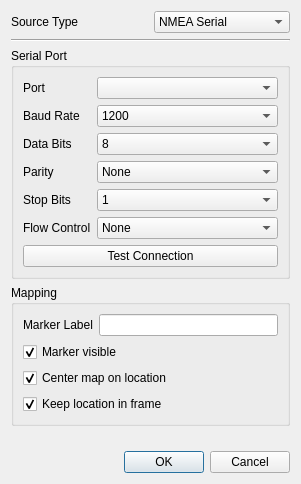
<?xml version="1.0" encoding="UTF-8"?>
<ui version="4.0">
 <class>GpsSourceDialog</class>
 <widget class="QDialog" name="GpsSourceDialog">
  <property name="geometry">
   <rect>
    <x>0</x>
    <y>0</y>
    <width>301</width>
    <height>484</height>
   </rect>
  </property>
  <property name="sizePolicy">
   <sizepolicy hsizetype="Preferred" vsizetype="Preferred">
    <horstretch>0</horstretch>
    <verstretch>0</verstretch>
   </sizepolicy>
  </property>
  <property name="windowTitle">
   <string>Dialog</string>
  </property>
  <layout class="QVBoxLayout" name="verticalLayout">
   <item>
    <layout class="QHBoxLayout" name="horizontalLayout">
     <item>
      <widget class="QLabel" name="label">
       <property name="text">
        <string>Source Type</string>
       </property>
      </widget>
     </item>
     <item>
      <widget class="QComboBox" name="cboSourceType">
       <item>
        <property name="text">
         <string>NMEA Serial</string>
        </property>
       </item>
       <item>
        <property name="text">
         <string>GPSd</string>
        </property>
       </item>
      </widget>
     </item>
    </layout>
   </item>
   <item>
    <widget class="Line" name="line">
     <property name="orientation">
      <enum>Qt::Horizontal</enum>
     </property>
    </widget>
   </item>
   <item>
    <widget class="QGroupBox" name="groupBox">
     <property name="title">
      <string>Serial Port</string>
     </property>
     <layout class="QFormLayout" name="formLayout">
      <item row="1" column="0">
       <widget class="QLabel" name="label_6">
        <property name="text">
         <string>Baud Rate</string>
        </property>
       </widget>
      </item>
      <item row="1" column="1">
       <widget class="QComboBox" name="cboSerialSpeed">
        <item>
         <property name="text">
          <string>1200</string>
         </property>
        </item>
        <item>
         <property name="text">
          <string>2400</string>
         </property>
        </item>
        <item>
         <property name="text">
          <string>4800</string>
         </property>
        </item>
        <item>
         <property name="text">
          <string>9600</string>
         </property>
        </item>
        <item>
         <property name="text">
          <string>19200</string>
         </property>
        </item>
        <item>
         <property name="text">
          <string>38400</string>
         </property>
        </item>
        <item>
         <property name="text">
          <string>57600</string>
         </property>
        </item>
        <item>
         <property name="text">
          <string>115200</string>
         </property>
        </item>
       </widget>
      </item>
      <item row="2" column="0">
       <widget class="QLabel" name="label_2">
        <property name="text">
         <string>Data Bits</string>
        </property>
       </widget>
      </item>
      <item row="2" column="1">
       <widget class="QComboBox" name="cboSerialDataBits">
        <item>
         <property name="text">
          <string>8</string>
         </property>
        </item>
        <item>
         <property name="text">
          <string>7</string>
         </property>
        </item>
       </widget>
      </item>
      <item row="3" column="0">
       <widget class="QLabel" name="label_3">
        <property name="text">
         <string>Parity</string>
        </property>
       </widget>
      </item>
      <item row="3" column="1">
       <widget class="QComboBox" name="cboSerialParity">
        <item>
         <property name="text">
          <string>None</string>
         </property>
        </item>
        <item>
         <property name="text">
          <string>Even</string>
         </property>
        </item>
        <item>
         <property name="text">
          <string>Odd</string>
         </property>
        </item>
       </widget>
      </item>
      <item row="4" column="0">
       <widget class="QLabel" name="label_4">
        <property name="text">
         <string>Stop Bits</string>
        </property>
       </widget>
      </item>
      <item row="4" column="1">
       <widget class="QComboBox" name="cboSerialStopBits">
        <item>
         <property name="text">
          <string>1</string>
         </property>
        </item>
        <item>
         <property name="text">
          <string>1.5</string>
         </property>
        </item>
        <item>
         <property name="text">
          <string>2</string>
         </property>
        </item>
       </widget>
      </item>
      <item row="5" column="0">
       <widget class="QLabel" name="label_5">
        <property name="text">
         <string>Flow Control</string>
        </property>
       </widget>
      </item>
      <item row="5" column="1">
       <widget class="QComboBox" name="cboSerialFlowControl">
        <item>
         <property name="text">
          <string>None</string>
         </property>
        </item>
        <item>
         <property name="text">
          <string>Hardware</string>
         </property>
        </item>
        <item>
         <property name="text">
          <string>Software XON/XOFF</string>
         </property>
        </item>
       </widget>
      </item>
      <item row="6" column="0" colspan="2">
       <widget class="QPushButton" name="btnSerialTestConnection">
        <property name="text">
         <string>Test Connection</string>
        </property>
       </widget>
      </item>
      <item row="0" column="0">
       <widget class="QLabel" name="label_8">
        <property name="text">
         <string>Port</string>
        </property>
       </widget>
      </item>
      <item row="0" column="1">
       <widget class="QComboBox" name="cboSerialPort"/>
      </item>
     </layout>
    </widget>
   </item>
   <item>
    <widget class="QGroupBox" name="groupBox_2">
     <property name="title">
      <string>Mapping</string>
     </property>
     <layout class="QFormLayout" name="formLayout_2">
      <item row="0" column="0">
       <widget class="QLabel" name="label_7">
        <property name="text">
         <string>Marker Label</string>
        </property>
       </widget>
      </item>
      <item row="0" column="1">
       <widget class="QLineEdit" name="lneMarkerLabel"/>
      </item>
      <item row="3" column="0" colspan="2">
       <widget class="QCheckBox" name="chkKeepInFrame">
        <property name="text">
         <string>Keep location in frame</string>
        </property>
        <property name="checked">
         <bool>true</bool>
        </property>
       </widget>
      </item>
      <item row="2" column="0" colspan="2">
       <widget class="QCheckBox" name="chkCenterMap">
        <property name="text">
         <string>Center map on location</string>
        </property>
        <property name="checked">
         <bool>true</bool>
        </property>
       </widget>
      </item>
      <item row="1" column="0" colspan="2">
       <widget class="QCheckBox" name="chkMarkerVisible">
        <property name="text">
         <string>Marker visible</string>
        </property>
        <property name="checked">
         <bool>true</bool>
        </property>
       </widget>
      </item>
     </layout>
    </widget>
   </item>
   <item>
    <spacer name="verticalSpacer">
     <property name="orientation">
      <enum>Qt::Vertical</enum>
     </property>
     <property name="sizeHint" stdset="0">
      <size>
       <width>20</width>
       <height>12</height>
      </size>
     </property>
    </spacer>
   </item>
   <item>
    <widget class="QDialogButtonBox" name="buttonBox">
     <property name="orientation">
      <enum>Qt::Horizontal</enum>
     </property>
     <property name="standardButtons">
      <set>QDialogButtonBox::Cancel|QDialogButtonBox::Ok</set>
     </property>
    </widget>
   </item>
  </layout>
 </widget>
 <resources/>
 <connections>
  <connection>
   <sender>buttonBox</sender>
   <signal>accepted()</signal>
   <receiver>GpsSourceDialog</receiver>
   <slot>accept()</slot>
   <hints>
    <hint type="sourcelabel">
     <x>248</x>
     <y>254</y>
    </hint>
    <hint type="destinationlabel">
     <x>157</x>
     <y>274</y>
    </hint>
   </hints>
  </connection>
  <connection>
   <sender>buttonBox</sender>
   <signal>rejected()</signal>
   <receiver>GpsSourceDialog</receiver>
   <slot>reject()</slot>
   <hints>
    <hint type="sourcelabel">
     <x>316</x>
     <y>260</y>
    </hint>
    <hint type="destinationlabel">
     <x>286</x>
     <y>274</y>
    </hint>
   </hints>
  </connection>
 </connections>
</ui>
